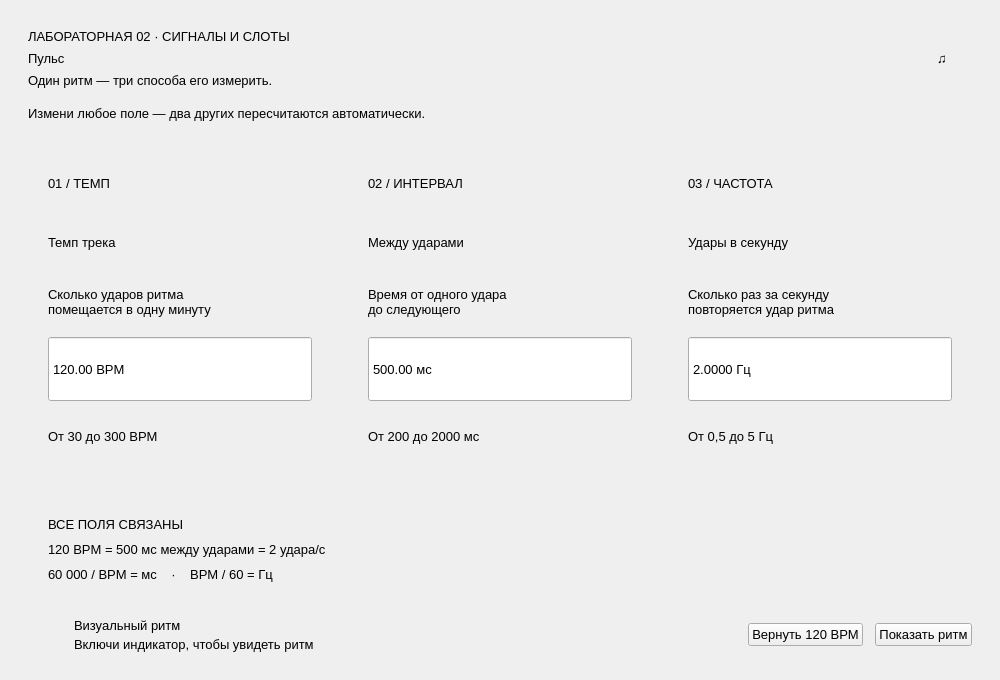
<?xml version="1.0" encoding="UTF-8"?>
<ui version="4.0">
 <class>MainWindow</class>
 <widget class="QMainWindow" name="MainWindow">
  <property name="geometry"><rect><x>0</x><y>0</y><width>1000</width><height>680</height></rect></property>
  <property name="minimumSize"><size><width>950</width><height>650</height></size></property>
  <property name="font"><font><family>Segoe UI</family><pointsize>10</pointsize></font></property>
  <property name="windowTitle"><string>Пульс · Лабораторная работа №2</string></property>
  <widget class="QWidget" name="centralwidget">
   <layout class="QVBoxLayout" name="verticalLayout" stretch="0,0,1,0,0">
    <property name="spacing"><number>18</number></property>
    <property name="leftMargin"><number>28</number></property>
    <property name="topMargin"><number>28</number></property>
    <property name="rightMargin"><number>28</number></property>
    <property name="bottomMargin"><number>28</number></property>
    <item>
     <layout class="QHBoxLayout" name="headerLayout">
      <item>
       <layout class="QVBoxLayout" name="titleLayout">
        <property name="spacing"><number>6</number></property>
        <item><widget class="QLabel" name="badgeLabel"><property name="text"><string>ЛАБОРАТОРНАЯ 02 · СИГНАЛЫ И СЛОТЫ</string></property></widget></item>
        <item><widget class="QLabel" name="titleLabel"><property name="text"><string>Пульс</string></property></widget></item>
        <item><widget class="QLabel" name="subtitleLabel"><property name="text"><string>Один ритм — три способа его измерить.</string></property></widget></item>
       </layout>
      </item>
      <item>
       <widget class="QLabel" name="musicLabel">
        <property name="minimumSize"><size><width>60</width><height>60</height></size></property>
        <property name="maximumSize"><size><width>60</width><height>60</height></size></property>
        <property name="text"><string>♫</string></property>
        <property name="alignment"><set>Qt::AlignCenter</set></property>
       </widget>
      </item>
     </layout>
    </item>
    <item><widget class="QLabel" name="hintLabel"><property name="text"><string>Измени любое поле — два других пересчитаются автоматически.</string></property></widget></item>
    <item>
     <layout class="QHBoxLayout" name="cardsLayout" stretch="1,1,1">
      <property name="spacing"><number>16</number></property>
      <item>
       <widget class="QFrame" name="bpmCard">
        <layout class="QVBoxLayout" name="bpmLayout">
         <property name="spacing"><number>10</number></property>
         <property name="leftMargin"><number>20</number></property>
         <property name="topMargin"><number>20</number></property>
         <property name="rightMargin"><number>20</number></property>
         <property name="bottomMargin"><number>20</number></property>
         <item><widget class="QLabel" name="bpmStepLabel"><property name="text"><string>01 / ТЕМП</string></property><property name="fieldRole" stdset="0"><string>step</string></property></widget></item>
         <item><widget class="QLabel" name="bpmTitleLabel"><property name="text"><string>Темп трека</string></property><property name="buddy"><cstring>bpmSpinBox</cstring></property><property name="fieldRole" stdset="0"><string>title</string></property></widget></item>
         <item><widget class="QLabel" name="bpmDescriptionLabel"><property name="text"><string>Сколько ударов ритма
помещается в одну минуту</string></property><property name="wordWrap"><bool>true</bool></property><property name="fieldRole" stdset="0"><string>description</string></property></widget></item>
         <item>
          <widget class="QDoubleSpinBox" name="bpmSpinBox">
           <property name="minimumSize"><size><width>0</width><height>66</height></size></property>
           <property name="buttonSymbols"><enum>QAbstractSpinBox::NoButtons</enum></property>
           <property name="keyboardTracking"><bool>true</bool></property>
           <property name="accelerated"><bool>true</bool></property>
           <property name="decimals"><number>2</number></property>
           <property name="minimum"><double>30.000000000000000</double></property>
           <property name="maximum"><double>300.000000000000000</double></property>
           <property name="singleStep"><double>1.000000000000000</double></property>
           <property name="value"><double>120.000000000000000</double></property>
           <property name="suffix"><string> BPM</string></property>
           <property name="accessibleName"><string>Темп трека в ударах в минуту</string></property>
           <property name="toolTip"><string>Введите число от 30 до 300. Можно использовать стрелки вверх и вниз.</string></property>
          </widget>
         </item>
         <item><widget class="QLabel" name="bpmRangeLabel"><property name="text"><string>От 30 до 300 BPM</string></property><property name="fieldRole" stdset="0"><string>range</string></property></widget></item>
        </layout>
       </widget>
      </item>
      <item>
       <widget class="QFrame" name="msCard">
        <layout class="QVBoxLayout" name="msLayout">
         <property name="spacing"><number>10</number></property>
         <property name="leftMargin"><number>20</number></property>
         <property name="topMargin"><number>20</number></property>
         <property name="rightMargin"><number>20</number></property>
         <property name="bottomMargin"><number>20</number></property>
         <item><widget class="QLabel" name="msStepLabel"><property name="text"><string>02 / ИНТЕРВАЛ</string></property><property name="fieldRole" stdset="0"><string>step</string></property></widget></item>
         <item><widget class="QLabel" name="msTitleLabel"><property name="text"><string>Между ударами</string></property><property name="buddy"><cstring>msSpinBox</cstring></property><property name="fieldRole" stdset="0"><string>title</string></property></widget></item>
         <item><widget class="QLabel" name="msDescriptionLabel"><property name="text"><string>Время от одного удара
до следующего</string></property><property name="wordWrap"><bool>true</bool></property><property name="fieldRole" stdset="0"><string>description</string></property></widget></item>
         <item>
          <widget class="QDoubleSpinBox" name="msSpinBox">
           <property name="minimumSize"><size><width>0</width><height>66</height></size></property>
           <property name="buttonSymbols"><enum>QAbstractSpinBox::NoButtons</enum></property>
           <property name="keyboardTracking"><bool>true</bool></property>
           <property name="accelerated"><bool>true</bool></property>
           <property name="decimals"><number>2</number></property>
           <property name="minimum"><double>200.000000000000000</double></property>
           <property name="maximum"><double>2000.000000000000000</double></property>
           <property name="singleStep"><double>10.000000000000000</double></property>
           <property name="value"><double>500.000000000000000</double></property>
           <property name="suffix"><string> мс</string></property>
           <property name="accessibleName"><string>Время между ударами в миллисекундах</string></property>
           <property name="toolTip"><string>Введите число от 200 до 2000 миллисекунд.</string></property>
          </widget>
         </item>
         <item><widget class="QLabel" name="msRangeLabel"><property name="text"><string>От 200 до 2000 мс</string></property><property name="fieldRole" stdset="0"><string>range</string></property></widget></item>
        </layout>
       </widget>
      </item>
      <item>
       <widget class="QFrame" name="hzCard">
        <layout class="QVBoxLayout" name="hzLayout">
         <property name="spacing"><number>10</number></property>
         <property name="leftMargin"><number>20</number></property>
         <property name="topMargin"><number>20</number></property>
         <property name="rightMargin"><number>20</number></property>
         <property name="bottomMargin"><number>20</number></property>
         <item><widget class="QLabel" name="hzStepLabel"><property name="text"><string>03 / ЧАСТОТА</string></property><property name="fieldRole" stdset="0"><string>step</string></property></widget></item>
         <item><widget class="QLabel" name="hzTitleLabel"><property name="text"><string>Удары в секунду</string></property><property name="buddy"><cstring>hzSpinBox</cstring></property><property name="fieldRole" stdset="0"><string>title</string></property></widget></item>
         <item><widget class="QLabel" name="hzDescriptionLabel"><property name="text"><string>Сколько раз за секунду
повторяется удар ритма</string></property><property name="wordWrap"><bool>true</bool></property><property name="fieldRole" stdset="0"><string>description</string></property></widget></item>
         <item>
          <widget class="QDoubleSpinBox" name="hzSpinBox">
           <property name="minimumSize"><size><width>0</width><height>66</height></size></property>
           <property name="buttonSymbols"><enum>QAbstractSpinBox::NoButtons</enum></property>
           <property name="keyboardTracking"><bool>true</bool></property>
           <property name="accelerated"><bool>true</bool></property>
           <property name="decimals"><number>4</number></property>
           <property name="minimum"><double>0.500000000000000</double></property>
           <property name="maximum"><double>5.000000000000000</double></property>
           <property name="singleStep"><double>0.100000000000000</double></property>
           <property name="value"><double>2.000000000000000</double></property>
           <property name="suffix"><string> Гц</string></property>
           <property name="accessibleName"><string>Частота ударов ритма в герцах</string></property>
           <property name="toolTip"><string>Введите число от 0,5 до 5. Один герц — один удар в секунду.</string></property>
          </widget>
         </item>
         <item><widget class="QLabel" name="hzRangeLabel"><property name="text"><string>От 0,5 до 5 Гц</string></property><property name="fieldRole" stdset="0"><string>range</string></property></widget></item>
        </layout>
       </widget>
      </item>
     </layout>
    </item>
    <item>
     <widget class="QFrame" name="summaryFrame">
      <layout class="QVBoxLayout" name="summaryLayout">
       <property name="spacing"><number>10</number></property>
       <property name="leftMargin"><number>20</number></property>
       <property name="topMargin"><number>18</number></property>
       <property name="rightMargin"><number>20</number></property>
       <property name="bottomMargin"><number>18</number></property>
       <item><widget class="QLabel" name="summaryTitleLabel"><property name="text"><string>ВСЕ ПОЛЯ СВЯЗАНЫ</string></property></widget></item>
       <item><widget class="QLabel" name="summaryLabel"><property name="text"><string>120 BPM = 500 мс между ударами = 2 удара/с</string></property><property name="textFormat"><enum>Qt::RichText</enum></property><property name="wordWrap"><bool>true</bool></property></widget></item>
       <item><widget class="QLabel" name="formulaLabel"><property name="text"><string>60 000 / BPM = мс    ·    BPM / 60 = Гц</string></property></widget></item>
      </layout>
     </widget>
    </item>
    <item>
     <layout class="QHBoxLayout" name="bottomLayout">
      <property name="spacing"><number>12</number></property>
      <item>
       <widget class="QFrame" name="pulseDot">
        <property name="minimumSize"><size><width>34</width><height>34</height></size></property>
        <property name="maximumSize"><size><width>34</width><height>34</height></size></property>
        <property name="accessibleName"><string>Визуальный индикатор удара</string></property>
       </widget>
      </item>
      <item>
       <layout class="QVBoxLayout" name="pulseLabelsLayout">
        <property name="spacing"><number>4</number></property>
        <item><widget class="QLabel" name="pulseTitleLabel"><property name="text"><string>Визуальный ритм</string></property></widget></item>
        <item><widget class="QLabel" name="pulseStatusLabel"><property name="text"><string>Включи индикатор, чтобы увидеть ритм</string></property></widget></item>
       </layout>
      </item>
      <item><spacer name="bottomSpacer"><property name="orientation"><enum>Qt::Horizontal</enum></property><property name="sizeHint" stdset="0"><size><width>20</width><height>20</height></size></property></spacer></item>
      <item><widget class="QPushButton" name="resetButton"><property name="text"><string>Вернуть 120 BPM</string></property><property name="cursor"><cursorShape>PointingHandCursor</cursorShape></property></widget></item>
      <item><widget class="QPushButton" name="pulseButton"><property name="text"><string>Показать ритм</string></property><property name="checkable"><bool>true</bool></property><property name="cursor"><cursorShape>PointingHandCursor</cursorShape></property></widget></item>
     </layout>
    </item>
   </layout>
  </widget>
 </widget>
 <tabstops><tabstop>bpmSpinBox</tabstop><tabstop>msSpinBox</tabstop><tabstop>hzSpinBox</tabstop><tabstop>resetButton</tabstop><tabstop>pulseButton</tabstop></tabstops>
 <resources/>
 <connections/>
</ui>
